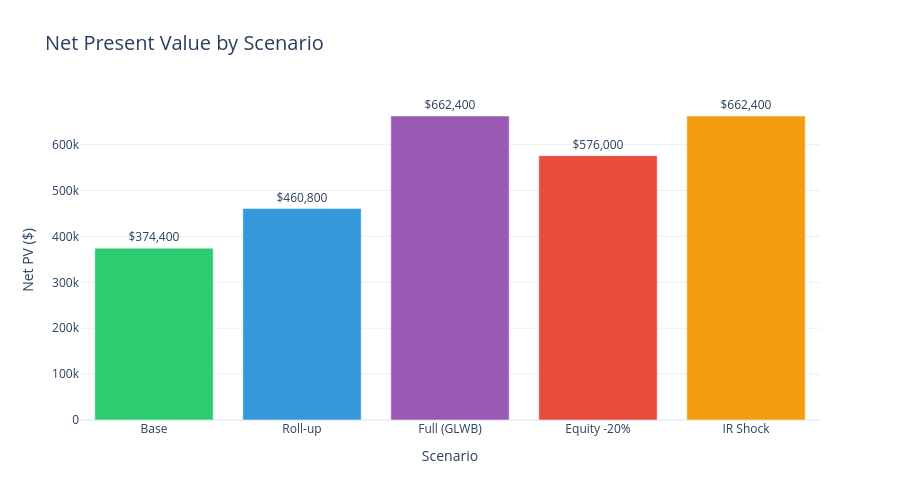

The cell this chart's notebook holds for it:
### Code cell
def add_beautiful_interactive_charts(base, rollup, full, eq, ir):
    import plotly.graph_objects as go
    
    scenarios = ['Base', 'Roll-up', 'Full (GLWB)', 'Equity -20%', 'IR Shock']
    net_pvs = [base['net_pv'], rollup['net_pv'], full['net_pv'], eq['net_pv'], ir['net_pv']]
    
    # === Beautiful Interactive Bar Chart ===
    fig1 = go.Figure()
    fig1.add_trace(go.Bar(
        x=scenarios,
        y=net_pvs,
        marker_color=['#2ecc71', '#3498db', '#9b59b6', '#e74c3c', '#f39c12'],
        text=[f"${v:,.0f}" for v in net_pvs],
        textposition='outside'
    ))
    fig1.update_layout(
        title="Net Present Value by Scenario",
        title_font_size=20,
        xaxis_title="Scenario",
        yaxis_title="Net PV ($)",
        template="plotly_white",
        height=500
    )
    fig1.show()
    
    print("✅ Interactive bar chart displayed!")

# === RUN IT ===
add_beautiful_interactive_charts(base, rollup, full, eq, ir)

### Figure 1 — Plotly figure (JSON) as saved in the notebook; plotly's stock layout.template omitted (floating-point values rounded to 4 significant figures)
{"data": [{"marker": {"color": ["#2ecc71", "#3498db", "#9b59b6", "#e74c3c", "#f39c12"]}, "text": ["$374,400", "$460,800", "$662,400", "$576,000", "$662,400"], "textposition": "outside", "type": "bar", "x": ["Base", "Roll-up", "Full (GLWB)", "Equity -20%", "IR Shock"], "y": [374400, 460800, 662400, 576000, 662400]}], "layout": {"height": 500, "title": {"font": {"size": 20}, "text": "Net Present Value by Scenario"}, "xaxis": {"title": {"text": "Scenario"}}, "yaxis": {"title": {"text": "Net PV ($)"}}}}
